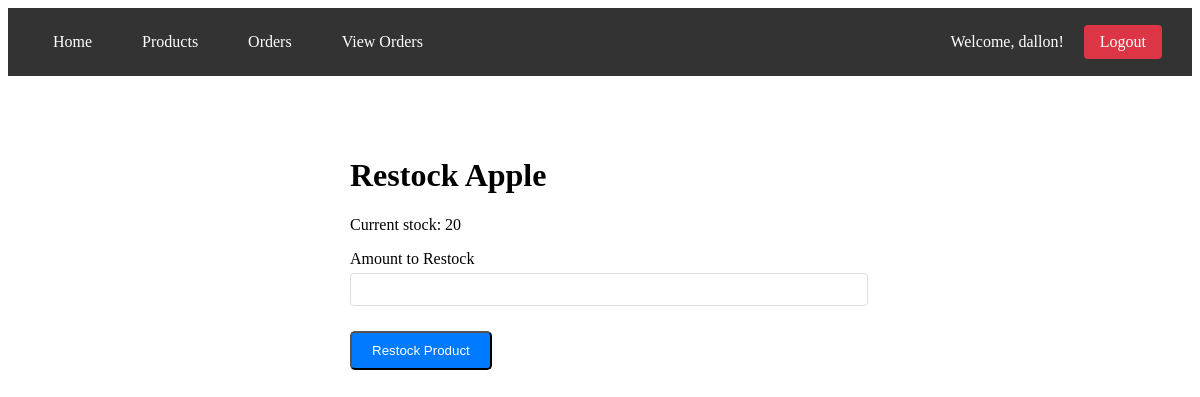
Page /restock/3 (signed in) on the earlier database version.
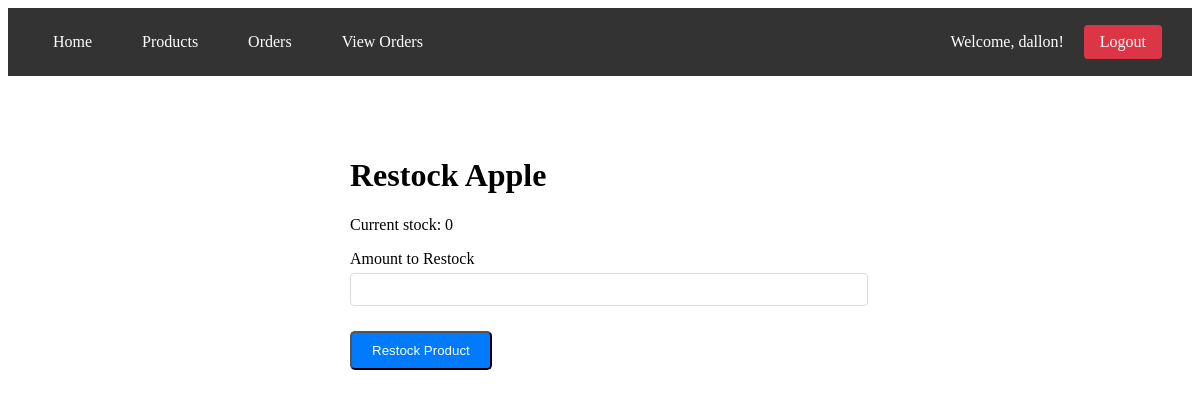
Same page on the later database version.
### app/models.py (models this page shows, shortened)
class Product(db.Model):
    id = db.Column(db.Integer, primary_key=True)
    name = db.Column(db.String(80), nullable=False)
    price = db.Column(db.Float, nullable=False)
    stock = db.Column(db.Integer, default=10)
    orders = db.relationship('Order', backref='product', lazy=True)

### app/routes.py (the view)
@app.route('/restock/<int:product_id>', methods=['GET', 'POST'])
@login_required
def restock_product(product_id):
    product = Product.query.get_or_404(product_id)
    form = RestockForm()
    if form.validate_on_submit():
        product.restock(form.amount.data)
        db.session.commit()
        flash(f'Successfully restocked {product.name}!')
        return redirect(url_for('products'))
    return render_template('restock.html', form=form, product=product)

### app/forms.py
class RestockForm(FlaskForm):
    amount = IntegerField('Amount to Restock', validators=[DataRequired(), NumberRange(min=1)])
    submit = SubmitField('Restock Product')

### app/routes.py (called while the page is built)
def login_required(f):
    @wraps(f)
    def decorated_function(*args, **kwargs):
        if 'user_id' not in session:
            flash('Please login first!')
            return redirect(url_for('login'))
        return f(*args, **kwargs)
    return decorated_function

### app/templates/restock.html (shortened to what this page needs)
{% extends "base.html" %}
{% block content %}
<div class="form-container">
    <h1>Restock {{ product.name }}</h1>
    <p>Current stock: {{ product.stock }}</p>
    <form method="POST">
        <div class="form-group">
            {{ form.amount.label }}
            {{ form.amount(class="form-control") }}
        </div>
        {{ form.submit(class="btn btn-primary") }}
    </form>
</div>
{% endblock %}

Differences in the rows shown:
changed Product "Apple": stock "20" → "0"
